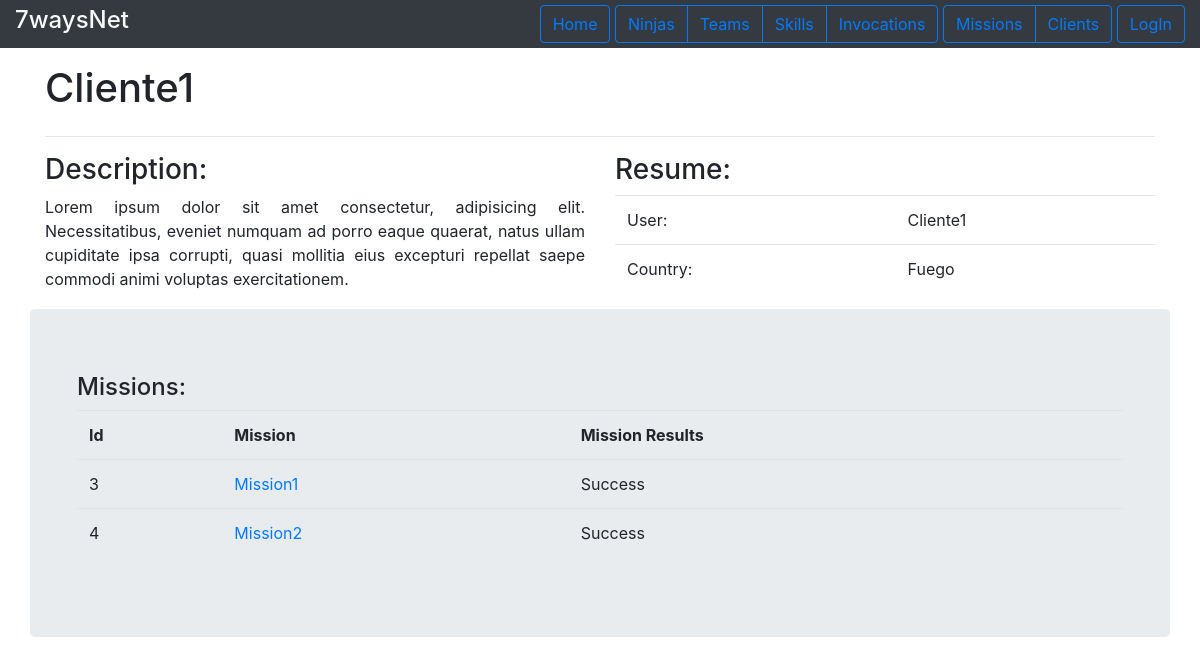
Screenshot of /missions/client/3 with the database file from the repository.
### missions/models.py (models this page shows, shortened)
class Client(models.Model):
    name = models.CharField(max_length=200)
    country = models.CharField(max_length=200)
    user = models.OneToOneField(User,on_delete=models.CASCADE)
    def missions(self):
        return Mission.objects.filter(client_id=self.pk )

class Mission(models.Model):
    name = models.CharField(max_length=200)
    description = models.TextField()
    rank = models.CharField(max_length=10)
    reward = models.IntegerField()
    available = models.BooleanField(default=True)
    client = models.ForeignKey(Client, on_delete=models.CASCADE)
    team = models.ForeignKey(Team, on_delete=models.CASCADE, default=None, blank=True,null=True)
    inventory = models.OneToOneField(Inventory, on_delete=models.CASCADE, default=None, null=True, blank=True)
    leader = models.ForeignKey(JouninNinja, on_delete=models.CASCADE, default=None, blank=True,null=True)
    def missionResults(self):
        return MissionResult.objects.get(mission_id=self.pk)

class MissionResult(models.Model):
    result = models.CharField(max_length=200)
    begin_date = models.DateField()
    end_date = models.DateField()
    mission = models.ForeignKey(Mission, on_delete=models.CASCADE)

### missions/views.py (the view)
# urls.py: path('client/<int:pk>', views.ClientProfileView.as_view() , name='profile'),
class ClientProfileView(generic.DetailView):
    model = Client
    template_name = "missions/profile.html"

### missions/templates/missions/profile.html (shortened to what this page needs)
{% extends 'base.html' %}
{% block header %}
<div class="page-header">
    <h1 class="display-5">
        {{client.name}}
    </h1>
</div>
{% endblock %}
{% block content %}
<div class="row" >
    <div class="col-md-6">
        <h3>Description: </h3>
        <p class="text-justify">Lorem ipsum dolor sit amet consectetur, adipisicing elit. Necessitatibus, eveniet numquam ad porro eaque quaerat, natus ullam cupiditate ipsa corrupti, quasi mollitia eius excepturi repellat saepe commodi animi voluptas exercitationem.</p>
    </div>
    <div class="col-md-6">
        <h3>Resume:</h3>
        <table class="table">
            <tr>
                <td>User: </td> <td>{{ client.user }}</td>
            </tr>
            <tr>
                <td> Country: </td> <td>{{client.country}}</td>
            </tr>
        </table>
    </div>
</div>
    <div class="row jumbotron">
        <div class="col-md-12">
            {% if client.missions %}
            <h4>Missions:</h4>
            <table class="table">
                <tr>
                    <th>Id</th> <th>Mission</th> <th>Mission Results</th>
                </tr>
                {% for m in client.missions %}
                    <tr>
                        <td>{{m.pk}}</td> <td> <a href="{% url 'missions:mission_details' m.pk %}"> {{m.name}}</a> </td>
                        <td>
                            {% if m.missionResults %}
                                {{m.missionResults.result}}
                            {% else %}
                                No results.
                            {% endif %}
                        </td>
                    </tr>
                {% endfor %}
                </table>
                {% else %}
                <div class="text-center">
                    <p class="lead">
                        There is no info about missions.
                    </p>
                </div>
                {% endif %}
            </div>
        </div>
{% endblock %}

### static/mystyle.css (style rules this page uses)
.page-header { display: flex; flex-flow: row wrap; justify-content: space-between; align-items: center; }

### rows the page displays
Client: name "Cliente1", user "Cliente1", country "Fuego"
Mission: pk "3", name "Mission1", missionResults.result "Success"
Mission: pk "4", name "Mission2", missionResults.result "Success"
